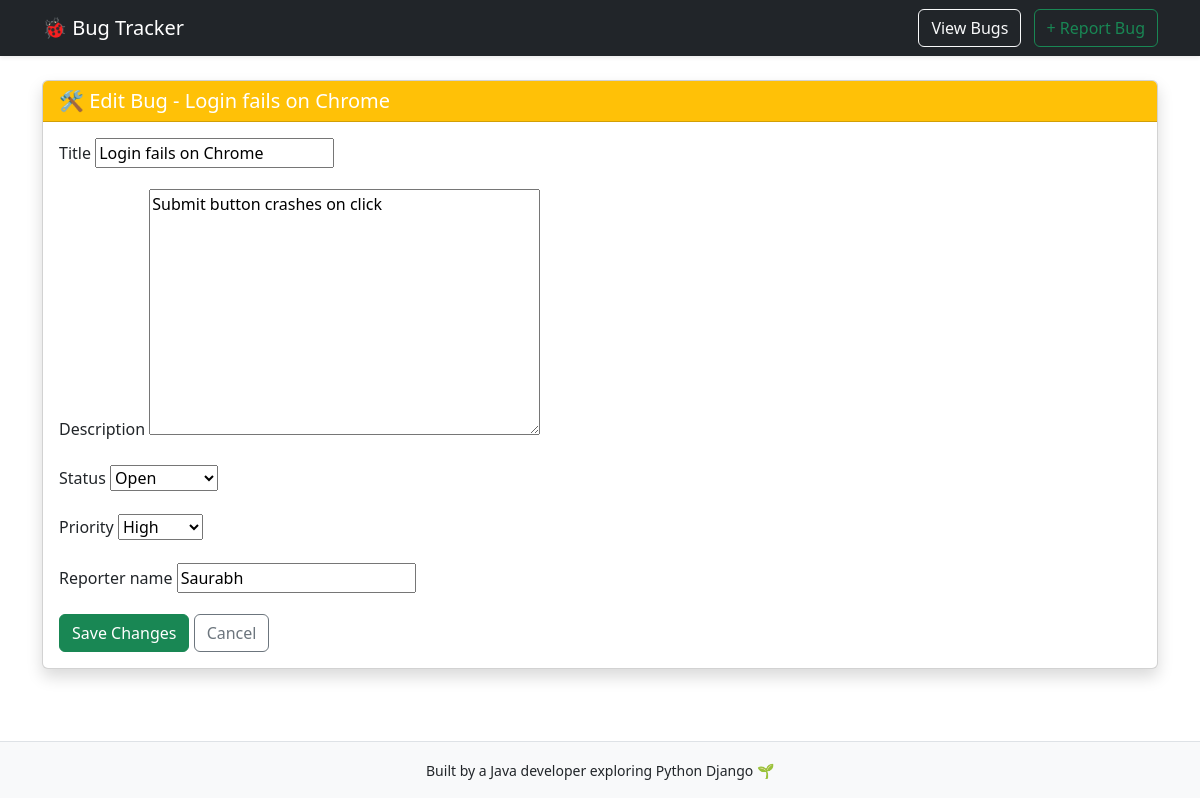
/bugs/1/edit/, run on the app's committed database.
### bugs/models.py (models this page shows, shortened)
class Bug(models.Model):
    STATUS_CHOICES = [
        ('Open', 'Open'),
        ('In Progress', 'In Progress'),
        ('Closed', 'Closed'),
    ]
    PRIORITY_CHOICES = [
        ('Low', 'Low'),
        ('Medium', 'Medium'),
        ('High', 'High'),
    ]
    title = models.CharField(max_length=200)
    description = models.TextField()
    status = models.CharField(max_length=20, choices=STATUS_CHOICES, default='Open')
    priority = models.CharField(max_length=20, choices=PRIORITY_CHOICES, default='Medium')
    reporter_name = models.CharField(max_length=100)
    created_at = models.DateTimeField(auto_now_add=True)
    updated_at = models.DateTimeField(auto_now=True)

### bugs/views.py (the view)
# urls.py: path('bugs/<int:pk>/edit/', bug_edit, name='bug-edit'),
def bug_edit(request, pk):
    bug = get_object_or_404(Bug, pk=pk)
    form = BugForm(request.POST or None, instance=bug)
    if form.is_valid():
        form.save()
        return redirect('bug-detail', pk=pk)
    return render(request, 'bugs/bug_edit_form.html', {'form': form, 'bug': bug})

### bugs/forms.py
class BugForm(forms.ModelForm):
    class Meta:
        model = Bug
        fields = '__all__'

### templates/bugs/bug_edit_form.html (shortened to what this page needs)
{% extends 'base.html' %}
{% block content %}
<div class="card shadow">
  <div class="card-header bg-warning text-white">
    <h5 class="mb-0">🛠 Edit Bug - {{ bug.title }}</h5>
  </div>
  <div class="card-body">
    <form method="post">
      {% for field in form %}
        <div class="mb-3">
          <label class="form-label">{{ field.label }}</label>
          {{ field }}
        </div>
      {% endfor %}
      <button type="submit" class="btn btn-success">Save Changes</button>
      <a href="{% url 'bug-detail' bug.pk %}" class="btn btn-outline-secondary">Cancel</a>
    </form>
  </div>
</div>
{% endblock %}

### data on the page
Bug: title "Login fails on Chrome", form "Login fails on Chrome" "Submit button crashes on click" "Open" "High" "Saurabh"

### other printed values
{{ field.label }} "Title" "Description" "Status" "Priority" "Reporter name"
